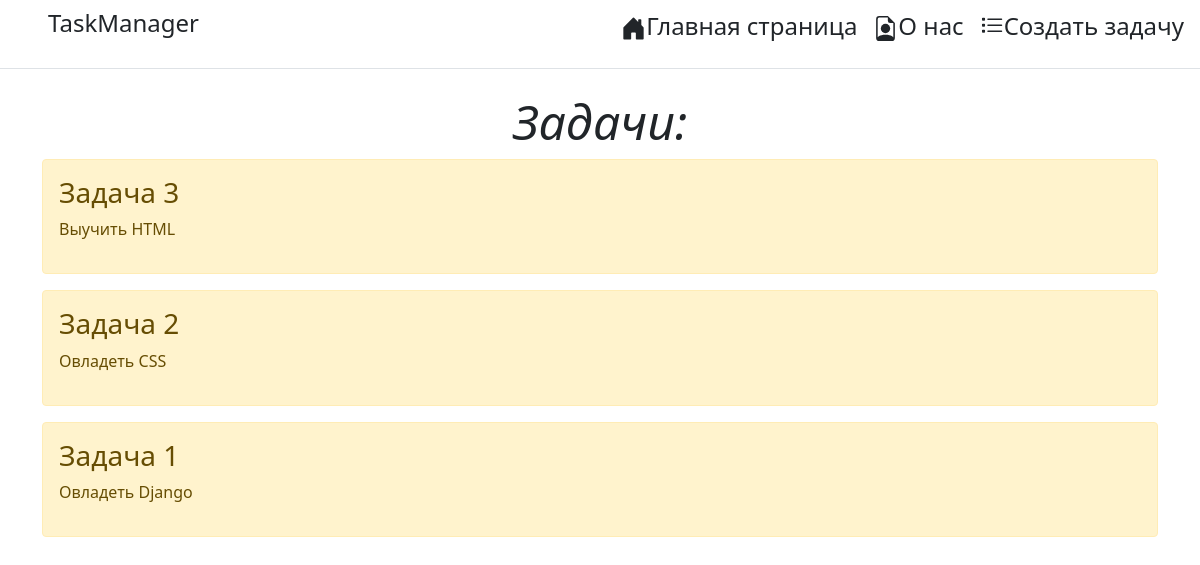
Before: / with the older database file.
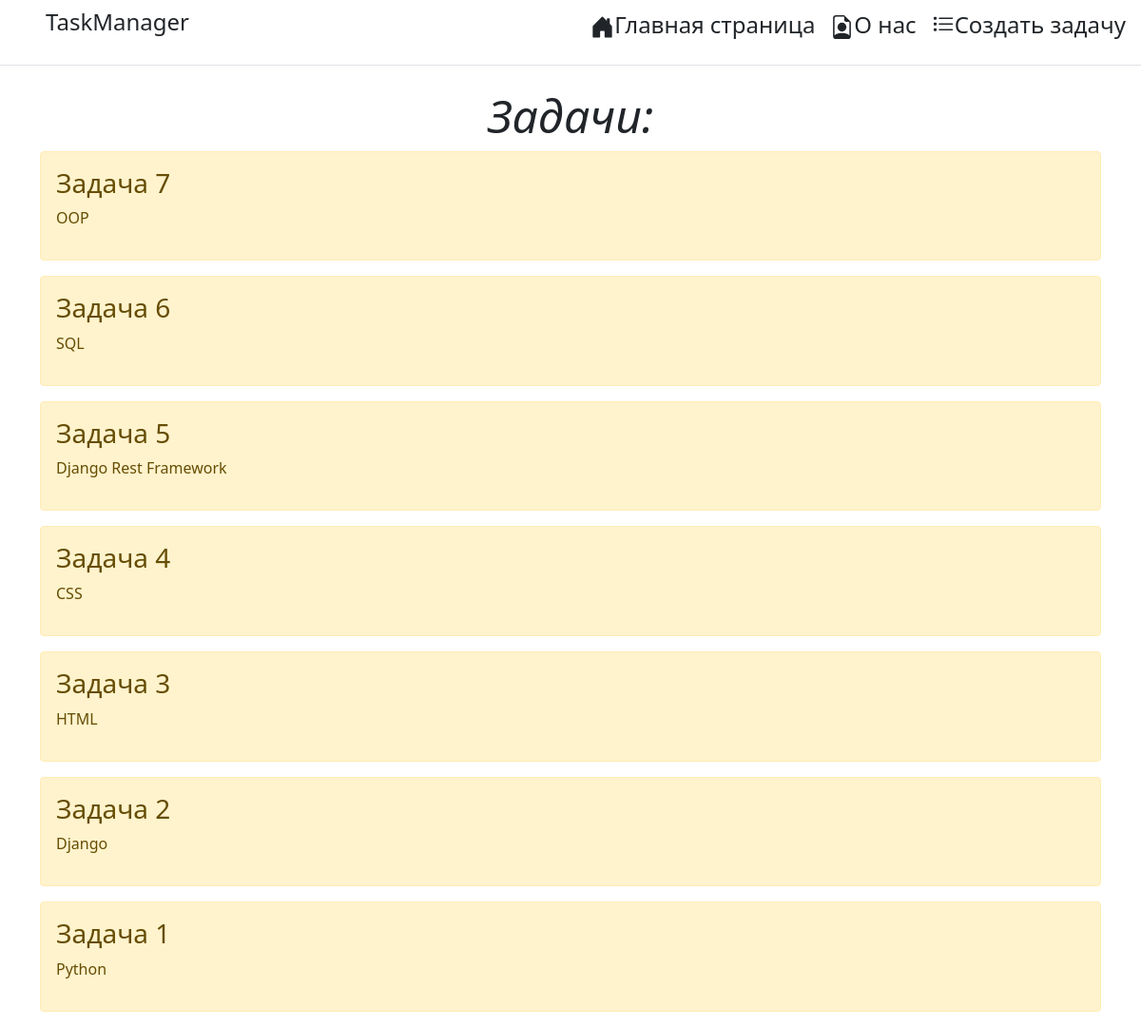
After: the same page with the newer database file.
### main/models.py (models this page shows, shortened)
class Task(models.Model):
    title = models.CharField('Название', max_length=50)
    task = models.TextField('Описание')
    class Meta:
        verbose_name = 'Задача'
        verbose_name_plural = 'Задачи'

### main/views.py (the view)
# urls.py: path('', views.index, name = 'home'),
def index(request):
    tasks = Task.objects.order_by('-id')
    return render(request, 'main/index.html', {'title': 'Главная страница сайта', 'tasks':tasks})

### main/templates/main/index.html (shortened to what this page needs)
{% extends 'main/base.html'%}
{% block content%}
<h1 class="qwe">Задачи:</h1>
{% if tasks %}
    {% for  el in tasks %}
    <div class="alert alert-warning mt-2">
        <h3>{{ el.title }}</h3>
        <p>{{ el.task }}</p>
    </div>
    {%endfor%}
{%else%}
    <p>Нет записей</p>
{% endif %}
{%endblock%}

### main/templates/main/base.html (shortened to what this page needs)
{% load static%}
<!DOCTYPE html>
<html lang="ru">
<head>
    <link rel="stylesheet" href="https://cdn.jsdelivr.net/npm/bootstrap@5.1.3/dist/css/bootstrap.min.css">
    <link rel="stylesheet" href="https://cdn.jsdelivr.net/npm/bootstrap-icons@1.8.2/font/bootstrap-icons.css">
    <link rel="stylesheet" href="{% static 'main/css/main.css' %} ">
</head>
<body>
    <div class="d-flex flex-column flex-md-row align-items-center pb-3 mb-4 border-bottom">
      <a href="/" class="d-flex align-items-center text-dark text-decoration-none">
        <span class="fs-4">TaskManager</span>
      </a>
      <nav class="d-inline-flex mt-2 mt-md-0 ms-md-auto">
        <a class="me-3 py-2 text-dark text-decoration-none" href="{% url 'home' %}">Главная страница</a>
        <a class="me-3 py-2 text-dark text-decoration-none" href="{% url 'about' %}">О нас</a>
          <a class="me-3 py-2 text-dark text-decoration-none" href="{% url 'create' %}"><i class="bi bi-list-task"></i>Создать задачу</a>
      </nav>
    </div>
    <div class="container" >{% block content%}{%endblock%}</div>
</body>
</html>

### main/static/main/css/main.css (style rules this page uses)
.qwe { font-style: italic; text-align: center; font-size: 3rem; }
a { font-size: 1.5rem; text-align: center; }

### main/templates/main/base.html (style rules this page uses)
body { background: url(https://pcvector.net/uploads/posts/2018-08/1533326959_low-poly-background-generator-min.png); }

Changed rows visible on the page:
added Task: title "Задача 7", task "OOP"
added Task: title "Задача 6", task "SQL"
added Task: title "Задача 5", task "Django Rest Framework"
added Task: title "Задача 4", task "CSS"
changed Task "Задача 3": task "Выучить HTML" → "HTML"
changed Task "Задача 2": task "Овладеть СSS" → "Django"
changed Task "Задача 1": task "Овладеть Django" → "Python"
